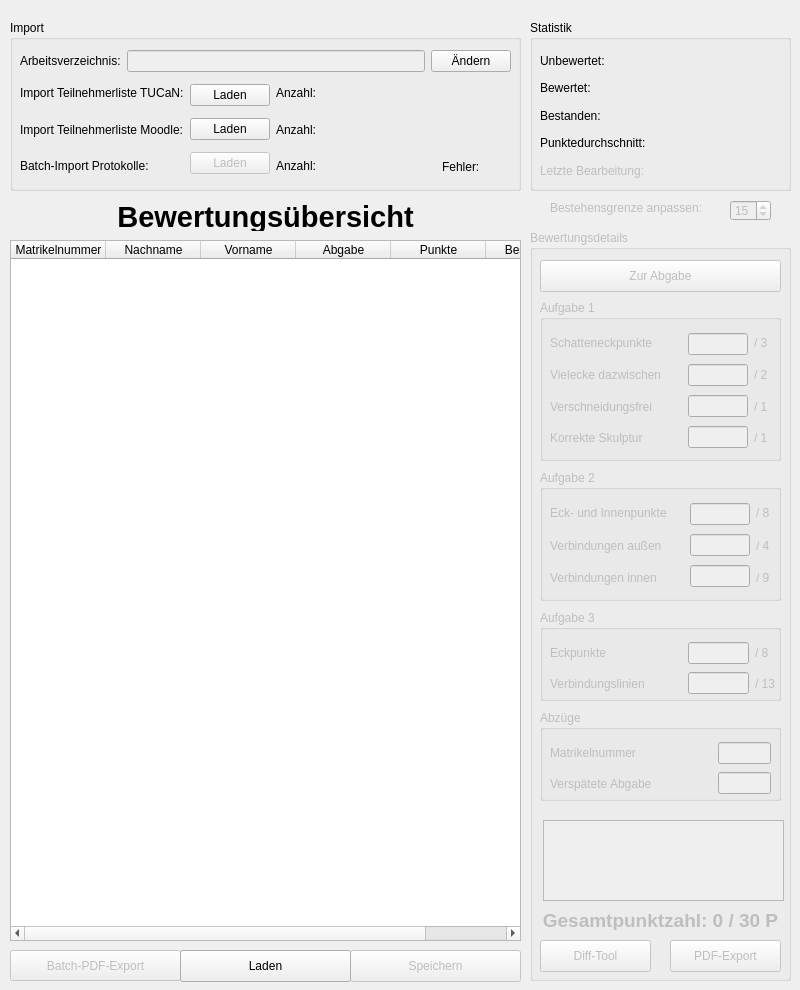
<?xml version="1.0" encoding="UTF-8"?>
<ui version="4.0">
 <class>MainWindow</class>
 <widget class="QMainWindow" name="MainWindow">
  <property name="geometry">
   <rect>
    <x>0</x>
    <y>0</y>
    <width>800</width>
    <height>990</height>
   </rect>
  </property>
  <property name="sizePolicy">
   <sizepolicy hsizetype="Preferred" vsizetype="Preferred">
    <horstretch>0</horstretch>
    <verstretch>0</verstretch>
   </sizepolicy>
  </property>
  <property name="windowTitle">
   <string>GMV-Testat</string>
  </property>
  <property name="windowIcon">
   <iconset>
    <normaloff>../Sonstige Dateien/iib_logo-2.ico</normaloff>../Sonstige Dateien/iib_logo-2.ico</iconset>
  </property>
  <widget class="QWidget" name="centralwidget">
   <widget class="QTableWidget" name="BewertungsUebersicht_table">
    <property name="geometry">
     <rect>
      <x>10</x>
      <y>240</y>
      <width>511</width>
      <height>701</height>
     </rect>
    </property>
    <property name="selectionBehavior">
     <enum>QAbstractItemView::SelectRows</enum>
    </property>
    <property name="sortingEnabled">
     <bool>false</bool>
    </property>
    <property name="columnCount">
     <number>6</number>
    </property>
    <attribute name="horizontalHeaderCascadingSectionResizes">
     <bool>false</bool>
    </attribute>
    <attribute name="horizontalHeaderMinimumSectionSize">
     <number>50</number>
    </attribute>
    <attribute name="horizontalHeaderDefaultSectionSize">
     <number>95</number>
    </attribute>
    <attribute name="horizontalHeaderStretchLastSection">
     <bool>false</bool>
    </attribute>
    <attribute name="verticalHeaderVisible">
     <bool>false</bool>
    </attribute>
    <column>
     <property name="text">
      <string>Matrikelnummer</string>
     </property>
    </column>
    <column>
     <property name="text">
      <string>Nachname</string>
     </property>
    </column>
    <column>
     <property name="text">
      <string>Vorname</string>
     </property>
    </column>
    <column>
     <property name="text">
      <string>Abgabe</string>
     </property>
    </column>
    <column>
     <property name="text">
      <string>Punkte</string>
     </property>
    </column>
    <column>
     <property name="text">
      <string>Bestanden</string>
     </property>
    </column>
   </widget>
   <widget class="QPushButton" name="batchPDF_btn">
    <property name="enabled">
     <bool>false</bool>
    </property>
    <property name="geometry">
     <rect>
      <x>10</x>
      <y>950</y>
      <width>171</width>
      <height>31</height>
     </rect>
    </property>
    <property name="text">
     <string>Batch-PDF-Export</string>
    </property>
   </widget>
   <widget class="QPushButton" name="Speichern_btn">
    <property name="enabled">
     <bool>false</bool>
    </property>
    <property name="geometry">
     <rect>
      <x>350</x>
      <y>950</y>
      <width>171</width>
      <height>32</height>
     </rect>
    </property>
    <property name="text">
     <string>Speichern</string>
    </property>
   </widget>
   <widget class="QPushButton" name="Laden_btn">
    <property name="geometry">
     <rect>
      <x>180</x>
      <y>950</y>
      <width>171</width>
      <height>32</height>
     </rect>
    </property>
    <property name="text">
     <string>Laden</string>
    </property>
   </widget>
   <widget class="QGroupBox" name="bewertungsdetails_groupBox">
    <property name="enabled">
     <bool>false</bool>
    </property>
    <property name="geometry">
     <rect>
      <x>530</x>
      <y>230</y>
      <width>261</width>
      <height>751</height>
     </rect>
    </property>
    <property name="title">
     <string>Bewertungsdetails</string>
    </property>
    <widget class="QPushButton" name="zurAbgabe_btn">
     <property name="geometry">
      <rect>
       <x>10</x>
       <y>30</y>
       <width>241</width>
       <height>32</height>
      </rect>
     </property>
     <property name="text">
      <string>Zur Abgabe</string>
     </property>
    </widget>
    <widget class="QLabel" name="gesamtpunktzahl_label">
     <property name="geometry">
      <rect>
       <x>10</x>
       <y>680</y>
       <width>241</width>
       <height>20</height>
      </rect>
     </property>
     <property name="font">
      <font>
       <pointsize>14</pointsize>
       <weight>75</weight>
       <bold>true</bold>
      </font>
     </property>
     <property name="text">
      <string>Gesamtpunktzahl: 0 / 30 P</string>
     </property>
     <property name="textFormat">
      <enum>Qt::MarkdownText</enum>
     </property>
     <property name="alignment">
      <set>Qt::AlignCenter</set>
     </property>
    </widget>
    <widget class="QPushButton" name="pdfExport_btn">
     <property name="geometry">
      <rect>
       <x>140</x>
       <y>710</y>
       <width>111</width>
       <height>32</height>
      </rect>
     </property>
     <property name="text">
      <string>PDF-Export</string>
     </property>
    </widget>
    <widget class="QGroupBox" name="groupBox_2">
     <property name="geometry">
      <rect>
       <x>10</x>
       <y>70</y>
       <width>241</width>
       <height>161</height>
      </rect>
     </property>
     <property name="title">
      <string>Aufgabe 1</string>
     </property>
     <widget class="QWidget" name="layoutWidget">
      <property name="geometry">
       <rect>
        <x>10</x>
        <y>30</y>
        <width>221</width>
        <height>121</height>
       </rect>
      </property>
      <layout class="QHBoxLayout" name="horizontalLayout_3">
       <item>
        <layout class="QVBoxLayout" name="verticalLayout_5">
         <item>
          <widget class="QLabel" name="label_15">
           <property name="text">
            <string>Schatteneckpunkte </string>
           </property>
          </widget>
         </item>
         <item>
          <widget class="QLabel" name="label_16">
           <property name="text">
            <string>Vielecke dazwischen      </string>
           </property>
          </widget>
         </item>
         <item>
          <widget class="QLabel" name="label_17">
           <property name="text">
            <string>Verschneidungsfrei</string>
           </property>
          </widget>
         </item>
         <item>
          <widget class="QLabel" name="label_11">
           <property name="text">
            <string>Korrekte Skulptur</string>
           </property>
          </widget>
         </item>
        </layout>
       </item>
       <item>
        <layout class="QVBoxLayout" name="verticalLayout_6">
         <item>
          <widget class="QLineEdit" name="krit1_lineEdit">
           <property name="alignment">
            <set>Qt::AlignRight|Qt::AlignTrailing|Qt::AlignVCenter</set>
           </property>
          </widget>
         </item>
         <item>
          <widget class="QLineEdit" name="krit2_lineEdit">
           <property name="alignment">
            <set>Qt::AlignRight|Qt::AlignTrailing|Qt::AlignVCenter</set>
           </property>
          </widget>
         </item>
         <item>
          <widget class="QLineEdit" name="krit3_lineEdit">
           <property name="alignment">
            <set>Qt::AlignRight|Qt::AlignTrailing|Qt::AlignVCenter</set>
           </property>
          </widget>
         </item>
         <item>
          <widget class="QLineEdit" name="krit4_lineEdit">
           <property name="alignment">
            <set>Qt::AlignRight|Qt::AlignTrailing|Qt::AlignVCenter</set>
           </property>
          </widget>
         </item>
        </layout>
       </item>
       <item>
        <layout class="QVBoxLayout" name="verticalLayout_7">
         <item>
          <widget class="QLabel" name="label_18">
           <property name="text">
            <string>/ 3 </string>
           </property>
          </widget>
         </item>
         <item>
          <widget class="QLabel" name="label_19">
           <property name="text">
            <string>/ 2 </string>
           </property>
          </widget>
         </item>
         <item>
          <widget class="QLabel" name="label_20">
           <property name="text">
            <string>/ 1 </string>
           </property>
          </widget>
         </item>
         <item>
          <widget class="QLabel" name="label_21">
           <property name="text">
            <string>/ 1 </string>
           </property>
          </widget>
         </item>
        </layout>
       </item>
      </layout>
     </widget>
    </widget>
    <widget class="QGroupBox" name="groupBox_3">
     <property name="geometry">
      <rect>
       <x>10</x>
       <y>240</y>
       <width>241</width>
       <height>131</height>
      </rect>
     </property>
     <property name="title">
      <string>Aufgabe 2</string>
     </property>
     <widget class="QWidget" name="layoutWidget_2">
      <property name="geometry">
       <rect>
        <x>10</x>
        <y>30</y>
        <width>223</width>
        <height>91</height>
       </rect>
      </property>
      <layout class="QHBoxLayout" name="horizontalLayout_4">
       <item>
        <layout class="QVBoxLayout" name="verticalLayout_8">
         <item>
          <widget class="QLabel" name="label_22">
           <property name="text">
            <string>Eck- und Innenpunkte     </string>
           </property>
          </widget>
         </item>
         <item>
          <widget class="QLabel" name="label_23">
           <property name="text">
            <string>Verbindungen außen</string>
           </property>
          </widget>
         </item>
         <item>
          <widget class="QLabel" name="label_24">
           <property name="text">
            <string>Verbindungen innen</string>
           </property>
          </widget>
         </item>
        </layout>
       </item>
       <item>
        <layout class="QVBoxLayout" name="verticalLayout_9">
         <item>
          <widget class="QLineEdit" name="krit5_lineEdit">
           <property name="alignment">
            <set>Qt::AlignRight|Qt::AlignTrailing|Qt::AlignVCenter</set>
           </property>
          </widget>
         </item>
         <item>
          <widget class="QLineEdit" name="krit6_lineEdit">
           <property name="alignment">
            <set>Qt::AlignRight|Qt::AlignTrailing|Qt::AlignVCenter</set>
           </property>
          </widget>
         </item>
         <item>
          <widget class="QLineEdit" name="krit7_lineEdit">
           <property name="alignment">
            <set>Qt::AlignRight|Qt::AlignTrailing|Qt::AlignVCenter</set>
           </property>
          </widget>
         </item>
        </layout>
       </item>
       <item>
        <layout class="QVBoxLayout" name="verticalLayout_10">
         <item>
          <widget class="QLabel" name="label_25">
           <property name="text">
            <string>/ 8 </string>
           </property>
          </widget>
         </item>
         <item>
          <widget class="QLabel" name="label_26">
           <property name="text">
            <string>/ 4 </string>
           </property>
          </widget>
         </item>
         <item>
          <widget class="QLabel" name="label_27">
           <property name="text">
            <string>/ 9</string>
           </property>
          </widget>
         </item>
        </layout>
       </item>
      </layout>
     </widget>
    </widget>
    <widget class="QGroupBox" name="groupBox_4">
     <property name="geometry">
      <rect>
       <x>10</x>
       <y>380</y>
       <width>241</width>
       <height>91</height>
      </rect>
     </property>
     <property name="title">
      <string>Aufgabe 3</string>
     </property>
     <widget class="QWidget" name="layoutWidget_3">
      <property name="geometry">
       <rect>
        <x>10</x>
        <y>30</y>
        <width>225</width>
        <height>56</height>
       </rect>
      </property>
      <layout class="QHBoxLayout" name="horizontalLayout_5">
       <item>
        <layout class="QVBoxLayout" name="verticalLayout_11">
         <item>
          <widget class="QLabel" name="label_29">
           <property name="text">
            <string>Eckpunkte                    </string>
           </property>
          </widget>
         </item>
         <item>
          <widget class="QLabel" name="label_30">
           <property name="text">
            <string>Verbindungslinien           </string>
           </property>
          </widget>
         </item>
        </layout>
       </item>
       <item>
        <layout class="QVBoxLayout" name="verticalLayout_12">
         <item>
          <widget class="QLineEdit" name="krit8_lineEdit">
           <property name="alignment">
            <set>Qt::AlignRight|Qt::AlignTrailing|Qt::AlignVCenter</set>
           </property>
          </widget>
         </item>
         <item>
          <widget class="QLineEdit" name="krit9_lineEdit">
           <property name="alignment">
            <set>Qt::AlignRight|Qt::AlignTrailing|Qt::AlignVCenter</set>
           </property>
          </widget>
         </item>
        </layout>
       </item>
       <item>
        <layout class="QVBoxLayout" name="verticalLayout_13">
         <item>
          <widget class="QLabel" name="label_33">
           <property name="text">
            <string>/ 8</string>
           </property>
          </widget>
         </item>
         <item>
          <widget class="QLabel" name="label_34">
           <property name="text">
            <string>/ 13</string>
           </property>
          </widget>
         </item>
        </layout>
       </item>
      </layout>
     </widget>
    </widget>
    <widget class="QGroupBox" name="groupBox_5">
     <property name="geometry">
      <rect>
       <x>10</x>
       <y>480</y>
       <width>241</width>
       <height>91</height>
      </rect>
     </property>
     <property name="title">
      <string>Abzüge</string>
     </property>
     <widget class="QWidget" name="layoutWidget">
      <property name="geometry">
       <rect>
        <x>10</x>
        <y>30</y>
        <width>221</width>
        <height>56</height>
       </rect>
      </property>
      <layout class="QHBoxLayout" name="horizontalLayout_6">
       <item>
        <layout class="QVBoxLayout" name="verticalLayout_14">
         <item>
          <widget class="QLabel" name="label_31">
           <property name="text">
            <string>Matrikelnummer</string>
           </property>
          </widget>
         </item>
         <item>
          <widget class="QLabel" name="label_32">
           <property name="text">
            <string>Verspätete Abgabe                  </string>
           </property>
          </widget>
         </item>
        </layout>
       </item>
       <item>
        <layout class="QVBoxLayout" name="verticalLayout_15">
         <item>
          <widget class="QLineEdit" name="abzug1_lineEdit">
           <property name="autoFillBackground">
            <bool>false</bool>
           </property>
           <property name="alignment">
            <set>Qt::AlignRight|Qt::AlignTrailing|Qt::AlignVCenter</set>
           </property>
          </widget>
         </item>
         <item>
          <widget class="QLineEdit" name="abzug2_lineEdit">
           <property name="alignment">
            <set>Qt::AlignRight|Qt::AlignTrailing|Qt::AlignVCenter</set>
           </property>
          </widget>
         </item>
        </layout>
       </item>
      </layout>
     </widget>
    </widget>
    <widget class="QPushButton" name="diffTool_btn">
     <property name="enabled">
      <bool>false</bool>
     </property>
     <property name="geometry">
      <rect>
       <x>10</x>
       <y>710</y>
       <width>111</width>
       <height>32</height>
      </rect>
     </property>
     <property name="text">
      <string>Diff-Tool</string>
     </property>
    </widget>
    <widget class="QPlainTextEdit" name="bemerkung_plainTextEdit">
     <property name="geometry">
      <rect>
       <x>13</x>
       <y>590</y>
       <width>241</width>
       <height>81</height>
      </rect>
     </property>
     <property name="font">
      <font>
       <family>Courier New</family>
      </font>
     </property>
    </widget>
   </widget>
   <widget class="QGroupBox" name="groupBox">
    <property name="geometry">
     <rect>
      <x>10</x>
      <y>20</y>
      <width>511</width>
      <height>171</height>
     </rect>
    </property>
    <property name="title">
     <string>Import</string>
    </property>
    <widget class="QWidget" name="layoutWidget">
     <property name="geometry">
      <rect>
       <x>10</x>
       <y>30</y>
       <width>491</width>
       <height>131</height>
      </rect>
     </property>
     <layout class="QVBoxLayout" name="verticalLayout_20">
      <item>
       <layout class="QHBoxLayout" name="horizontalLayout_8">
        <item>
         <widget class="QLabel" name="label_4">
          <property name="text">
           <string>Arbeitsverzeichnis:</string>
          </property>
         </widget>
        </item>
        <item>
         <widget class="QLineEdit" name="pfad_lineEdit">
          <property name="enabled">
           <bool>false</bool>
          </property>
         </widget>
        </item>
        <item>
         <widget class="QPushButton" name="pfad_btn">
          <property name="text">
           <string>Ändern</string>
          </property>
         </widget>
        </item>
       </layout>
      </item>
      <item>
       <layout class="QHBoxLayout" name="horizontalLayout_12" stretch="6,1">
        <item>
         <layout class="QHBoxLayout" name="horizontalLayout_2">
          <item>
           <layout class="QHBoxLayout" name="horizontalLayout" stretch="1,1,1,1">
            <property name="sizeConstraint">
             <enum>QLayout::SetMinimumSize</enum>
            </property>
            <item>
             <layout class="QVBoxLayout" name="verticalLayout">
              <item>
               <widget class="QLabel" name="label">
                <property name="text">
                 <string>Import Teilnehmerliste TUCaN:</string>
                </property>
               </widget>
              </item>
              <item>
               <widget class="QLabel" name="label_2">
                <property name="text">
                 <string>Import Teilnehmerliste Moodle:</string>
                </property>
               </widget>
              </item>
              <item>
               <widget class="QLabel" name="label_3">
                <property name="text">
                 <string>Batch-Import Protokolle:</string>
                </property>
               </widget>
              </item>
             </layout>
            </item>
            <item>
             <layout class="QVBoxLayout" name="verticalLayout_2">
              <item>
               <widget class="QPushButton" name="TucanListeLaden_btn">
                <property name="text">
                 <string>Laden</string>
                </property>
               </widget>
              </item>
              <item>
               <widget class="QPushButton" name="MoodleListeLaden_btn">
                <property name="text">
                 <string>Laden</string>
                </property>
               </widget>
              </item>
              <item>
               <widget class="QPushButton" name="BatchImportKpLaden_btn">
                <property name="enabled">
                 <bool>false</bool>
                </property>
                <property name="text">
                 <string>Laden</string>
                </property>
               </widget>
              </item>
             </layout>
            </item>
            <item>
             <layout class="QVBoxLayout" name="verticalLayout_3">
              <item>
               <widget class="QLabel" name="label_6">
                <property name="text">
                 <string>Anzahl:</string>
                </property>
               </widget>
              </item>
              <item>
               <widget class="QLabel" name="label_8">
                <property name="text">
                 <string>Anzahl:</string>
                </property>
               </widget>
              </item>
              <item>
               <widget class="QLabel" name="label_7">
                <property name="text">
                 <string>Anzahl:</string>
                </property>
               </widget>
              </item>
             </layout>
            </item>
            <item>
             <layout class="QVBoxLayout" name="verticalLayout_4">
              <item>
               <widget class="QLabel" name="AnzahlTucanTeilnehmer_label">
                <property name="text">
                 <string/>
                </property>
               </widget>
              </item>
              <item>
               <widget class="QLabel" name="AnzahlMoodleTeilnehmer_label">
                <property name="text">
                 <string/>
                </property>
               </widget>
              </item>
              <item>
               <widget class="QLabel" name="AnzahlAbgaben_label">
                <property name="text">
                 <string/>
                </property>
               </widget>
              </item>
             </layout>
            </item>
           </layout>
          </item>
         </layout>
        </item>
        <item>
         <layout class="QVBoxLayout" name="verticalLayout_19" stretch="7,3">
          <property name="spacing">
           <number>10</number>
          </property>
          <item>
           <layout class="QVBoxLayout" name="verticalLayout_18">
            <item>
             <layout class="QHBoxLayout" name="horizontalLayout_11">
              <item>
               <widget class="QLabel" name="label_40">
                <property name="text">
                 <string/>
                </property>
               </widget>
              </item>
             </layout>
            </item>
            <item>
             <layout class="QHBoxLayout" name="horizontalLayout_9"/>
            </item>
           </layout>
          </item>
          <item>
           <layout class="QHBoxLayout" name="horizontalLayout_10">
            <item>
             <widget class="QLabel" name="label_38">
              <property name="text">
               <string>Fehler:</string>
              </property>
             </widget>
            </item>
            <item>
             <widget class="QLabel" name="fehler_label">
              <property name="text">
               <string/>
              </property>
             </widget>
            </item>
           </layout>
          </item>
         </layout>
        </item>
       </layout>
      </item>
     </layout>
    </widget>
   </widget>
   <widget class="QLabel" name="label_10">
    <property name="geometry">
     <rect>
      <x>10</x>
      <y>200</y>
      <width>511</width>
      <height>31</height>
     </rect>
    </property>
    <property name="font">
     <font>
      <pointsize>22</pointsize>
      <weight>75</weight>
      <bold>true</bold>
     </font>
    </property>
    <property name="text">
     <string>Bewertungsübersicht</string>
    </property>
    <property name="textFormat">
     <enum>Qt::RichText</enum>
    </property>
    <property name="scaledContents">
     <bool>true</bool>
    </property>
    <property name="alignment">
     <set>Qt::AlignCenter</set>
    </property>
    <property name="wordWrap">
     <bool>false</bool>
    </property>
   </widget>
   <widget class="QSpinBox" name="grenze_spinBox">
    <property name="enabled">
     <bool>false</bool>
    </property>
    <property name="geometry">
     <rect>
      <x>730</x>
      <y>200</y>
      <width>41</width>
      <height>21</height>
     </rect>
    </property>
    <property name="minimum">
     <number>1</number>
    </property>
    <property name="maximum">
     <number>30</number>
    </property>
    <property name="value">
     <number>15</number>
    </property>
   </widget>
   <widget class="QLabel" name="grenze_label">
    <property name="enabled">
     <bool>false</bool>
    </property>
    <property name="geometry">
     <rect>
      <x>550</x>
      <y>200</y>
      <width>181</width>
      <height>16</height>
     </rect>
    </property>
    <property name="text">
     <string>Bestehensgrenze anpassen:</string>
    </property>
   </widget>
   <widget class="QGroupBox" name="groupBox_6">
    <property name="geometry">
     <rect>
      <x>530</x>
      <y>20</y>
      <width>261</width>
      <height>171</height>
     </rect>
    </property>
    <property name="title">
     <string>Statistik</string>
    </property>
    <widget class="QWidget" name="layoutWidget">
     <property name="geometry">
      <rect>
       <x>10</x>
       <y>30</y>
       <width>241</width>
       <height>131</height>
      </rect>
     </property>
     <layout class="QHBoxLayout" name="horizontalLayout_7">
      <item>
       <layout class="QVBoxLayout" name="verticalLayout_16">
        <item>
         <widget class="QLabel" name="label_37">
          <property name="text">
           <string>Unbewertet:</string>
          </property>
         </widget>
        </item>
        <item>
         <widget class="QLabel" name="label_28">
          <property name="text">
           <string>Bewertet:</string>
          </property>
         </widget>
        </item>
        <item>
         <widget class="QLabel" name="label_35">
          <property name="text">
           <string>Bestanden:</string>
          </property>
         </widget>
        </item>
        <item>
         <widget class="QLabel" name="label_14">
          <property name="text">
           <string>Punktedurchschnitt:</string>
          </property>
         </widget>
        </item>
        <item>
         <widget class="QLabel" name="label_36">
          <property name="enabled">
           <bool>false</bool>
          </property>
          <property name="text">
           <string>Letzte Bearbeitung:</string>
          </property>
         </widget>
        </item>
       </layout>
      </item>
      <item>
       <layout class="QVBoxLayout" name="verticalLayout_17">
        <item>
         <widget class="QLabel" name="unbewertet_label">
          <property name="text">
           <string/>
          </property>
         </widget>
        </item>
        <item>
         <widget class="QLabel" name="bewertet_label">
          <property name="text">
           <string/>
          </property>
         </widget>
        </item>
        <item>
         <widget class="QLabel" name="bestanden_label">
          <property name="text">
           <string/>
          </property>
         </widget>
        </item>
        <item>
         <widget class="QLabel" name="durchschnitt_label">
          <property name="text">
           <string/>
          </property>
         </widget>
        </item>
        <item>
         <widget class="QLabel" name="zuletztBearbeitet_label">
          <property name="text">
           <string/>
          </property>
         </widget>
        </item>
       </layout>
      </item>
     </layout>
    </widget>
   </widget>
  </widget>
  <action name="actionHallo">
   <property name="text">
    <string>Hallo</string>
   </property>
  </action>
 </widget>
 <resources>
  <include location="../iib_Logo.qrc"/>
 </resources>
 <connections/>
</ui>
